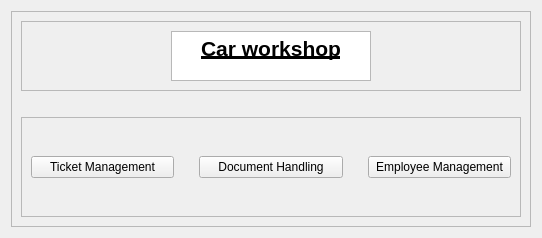
      <widget class="QWidget" name="PageMainWindow">
       <layout class="QHBoxLayout" name="horizontalLayout_8">
        <item>
         <widget class="QFrame" name="frame_7">
          <property name="minimumSize">
           <size>
            <width>500</width>
            <height>0</height>
           </size>
          </property>
          <property name="maximumSize">
           <size>
            <width>700000</width>
            <height>16777215</height>
           </size>
          </property>
          <property name="frameShape">
           <enum>QFrame::StyledPanel</enum>
          </property>
          <property name="frameShadow">
           <enum>QFrame::Raised</enum>
          </property>
          <layout class="QVBoxLayout" name="verticalLayout">
           <item alignment="Qt::AlignTop">
            <widget class="QFrame" name="frame_8">
             <property name="maximumSize">
              <size>
               <width>16777215</width>
               <height>150</height>
              </size>
             </property>
             <property name="frameShape">
              <enum>QFrame::StyledPanel</enum>
             </property>
             <property name="frameShadow">
              <enum>QFrame::Raised</enum>
             </property>
             <layout class="QHBoxLayout" name="horizontalLayout_9">
              <item>
               <widget class="QTextBrowser" name="textBrowser_3">
                <property name="maximumSize">
                 <size>
                  <width>200</width>
                  <height>50</height>
                 </size>
                </property>
                <property name="lineWidth">
                 <number>0</number>
                </property>
                <property name="html">
                 <string>&lt;!DOCTYPE HTML PUBLIC &quot;-//W3C//DTD HTML 4.0//EN&quot; &quot;http://www.w3.org/TR/REC-html40/strict.dtd&quot;&gt;
&lt;html&gt;&lt;head&gt;&lt;meta name=&quot;qrichtext&quot; content=&quot;1&quot; /&gt;&lt;meta charset=&quot;utf-8&quot; /&gt;&lt;style type=&quot;text/css&quot;&gt;
p, li { white-space: pre-wrap; }
hr { height: 1px; border-width: 0; }
li.unchecked::marker { content: &quot;\2610&quot;; }
li.checked::marker { content: &quot;\2612&quot;; }
&lt;/style&gt;&lt;/head&gt;&lt;body style=&quot; font-family:'Segoe UI'; font-size:9pt; font-weight:400; font-style:normal;&quot;&gt;
&lt;p align=&quot;center&quot; style=&quot; margin-top:0px; margin-bottom:0px; margin-left:0px; margin-right:0px; -qt-block-indent:0; text-indent:0px;&quot;&gt;&lt;span style=&quot; font-size:16pt; font-weight:700; text-decoration: underline;&quot;&gt;Car workshop&lt;/span&gt;&lt;/p&gt;&lt;/body&gt;&lt;/html&gt;</string>
                </property>
               </widget>
              </item>
             </layout>
            </widget>
           </item>
           <item>
            <widget class="QLabel" name="label_2">
             <property name="text">
              <string/>
             </property>
            </widget>
           </item>
           <item>
            <widget class="QFrame" name="frame_6">
             <property name="minimumSize">
              <size>
               <width>500</width>
               <height>100</height>
              </size>
             </property>
             <property name="maximumSize">
              <size>
               <width>100000</width>
               <height>16777215</height>
              </size>
             </property>
             <property name="frameShape">
              <enum>QFrame::StyledPanel</enum>
             </property>
             <property name="frameShadow">
              <enum>QFrame::Raised</enum>
             </property>
             <layout class="QHBoxLayout" name="horizontalLayout_7">
              <item>
               <layout class="QHBoxLayout" name="horizontalLayout_5">
                <property name="spacing">
                 <number>25</number>
                </property>
                <item>
                 <widget class="QPushButton" name="TicketManagementButton">
                  <property name="text">
                   <string>Ticket Management</string>
                  </property>
                 </widget>
                </item>
                <item>
                 <widget class="QPushButton" name="DocumentHandlingButton">
                  <property name="text">
                   <string>Document Handling</string>
                  </property>
                 </widget>
                </item>
                <item>
                 <widget class="QPushButton" name="EmployeeManagementButton">
                  <property name="text">
                   <string>Employee Management</string>
                  </property>
                 </widget>
                </item>
               </layout>
              </item>
             </layout>
            </widget>
           </item>
          </layout>
         </widget>
        </item>
       </layout>
      </widget>
